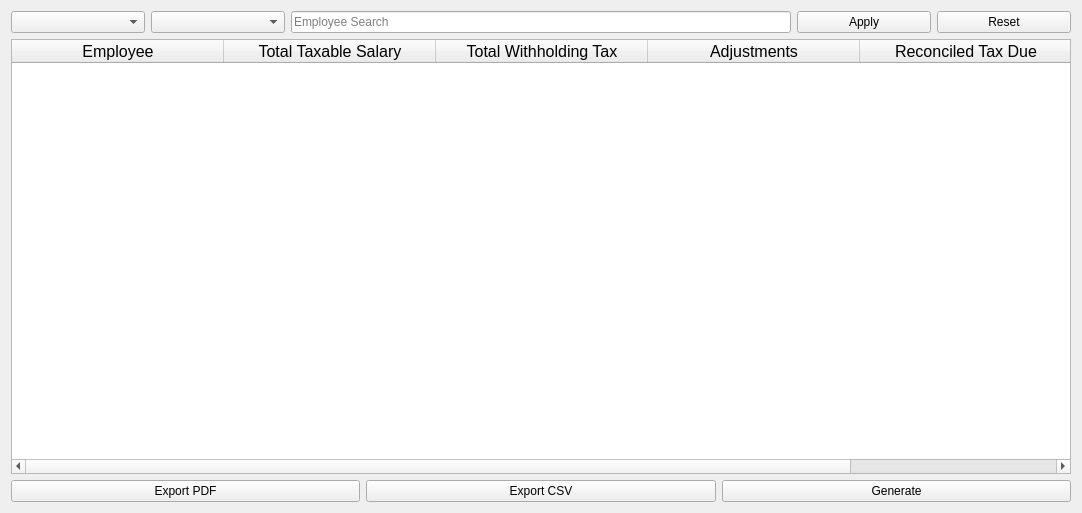
<?xml version="1.0" encoding="UTF-8"?>
<ui version="4.0">
 <class>AnnualTaxWidget</class>
 <widget class="QWidget" name="AnnualTaxWidget">
  <property name="geometry">
   <rect>
    <x>0</x>
    <y>0</y>
    <width>1082</width>
    <height>513</height>
   </rect>
  </property>
  <property name="sizePolicy">
   <sizepolicy hsizetype="Maximum" vsizetype="Maximum">
    <horstretch>0</horstretch>
    <verstretch>0</verstretch>
   </sizepolicy>
  </property>
  <property name="windowTitle">
   <string>Annualized Tax Reconciliation</string>
  </property>
  <property name="layoutDirection">
   <enum>Qt::LeftToRight</enum>
  </property>
  <layout class="QVBoxLayout" name="verticalLayout_2">
   <item>
    <layout class="QVBoxLayout" name="verticalLayout">
     <item>
      <layout class="QHBoxLayout" name="TopLayout">
       <item>
        <widget class="QComboBox" name="comboBox">
         <property name="placeholderText">
          <string>Year</string>
         </property>
        </widget>
       </item>
       <item>
        <widget class="QComboBox" name="departmentFilter">
         <property name="placeholderText">
          <string>Department</string>
         </property>
        </widget>
       </item>
       <item>
        <widget class="QLineEdit" name="employeeSearchFilter">
         <property name="maximumSize">
          <size>
           <width>500</width>
           <height>16777215</height>
          </size>
         </property>
         <property name="placeholderText">
          <string>Employee Search</string>
         </property>
        </widget>
       </item>
       <item>
        <widget class="QPushButton" name="applyButton">
         <property name="text">
          <string>Apply</string>
         </property>
        </widget>
       </item>
       <item>
        <widget class="QPushButton" name="resetButton">
         <property name="text">
          <string>Reset</string>
         </property>
        </widget>
       </item>
      </layout>
     </item>
     <item>
      <widget class="QTableWidget" name="tableWidget">
       <property name="sizePolicy">
        <sizepolicy hsizetype="Expanding" vsizetype="Expanding">
         <horstretch>0</horstretch>
         <verstretch>0</verstretch>
        </sizepolicy>
       </property>
       <property name="font">
        <font>
         <pointsize>12</pointsize>
        </font>
       </property>
       <property name="layoutDirection">
        <enum>Qt::LeftToRight</enum>
       </property>
       <property name="autoFillBackground">
        <bool>false</bool>
       </property>
       <property name="lineWidth">
        <number>0</number>
       </property>
       <attribute name="horizontalHeaderVisible">
        <bool>true</bool>
       </attribute>
       <attribute name="horizontalHeaderCascadingSectionResizes">
        <bool>false</bool>
       </attribute>
       <attribute name="horizontalHeaderDefaultSectionSize">
        <number>212</number>
       </attribute>
       <column>
        <property name="text">
         <string>Employee</string>
        </property>
       </column>
       <column>
        <property name="text">
         <string>Total Taxable Salary</string>
        </property>
       </column>
       <column>
        <property name="text">
         <string>Total Withholding Tax</string>
        </property>
       </column>
       <column>
        <property name="text">
         <string>Adjustments</string>
        </property>
       </column>
       <column>
        <property name="text">
         <string>Reconciled Tax Due</string>
        </property>
       </column>
      </widget>
     </item>
     <item>
      <layout class="QHBoxLayout" name="BottomLayout">
       <item>
        <widget class="QPushButton" name="exportPDFButton">
         <property name="text">
          <string>Export PDF</string>
         </property>
        </widget>
       </item>
       <item>
        <widget class="QPushButton" name="exportCSVButton">
         <property name="text">
          <string>Export CSV</string>
         </property>
        </widget>
       </item>
       <item>
        <widget class="QPushButton" name="refreshButton">
         <property name="text">
          <string>Generate</string>
         </property>
        </widget>
       </item>
      </layout>
     </item>
    </layout>
   </item>
  </layout>
 </widget>
 <resources/>
 <connections/>
</ui>
